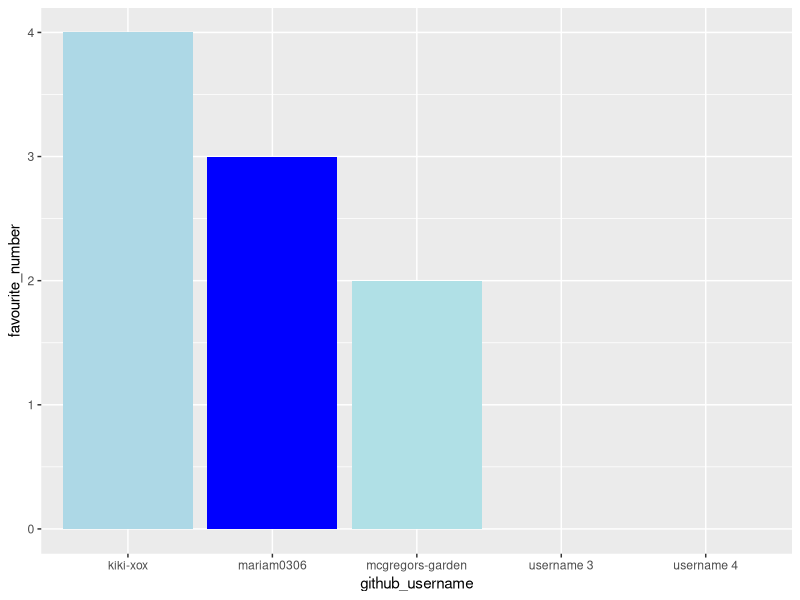
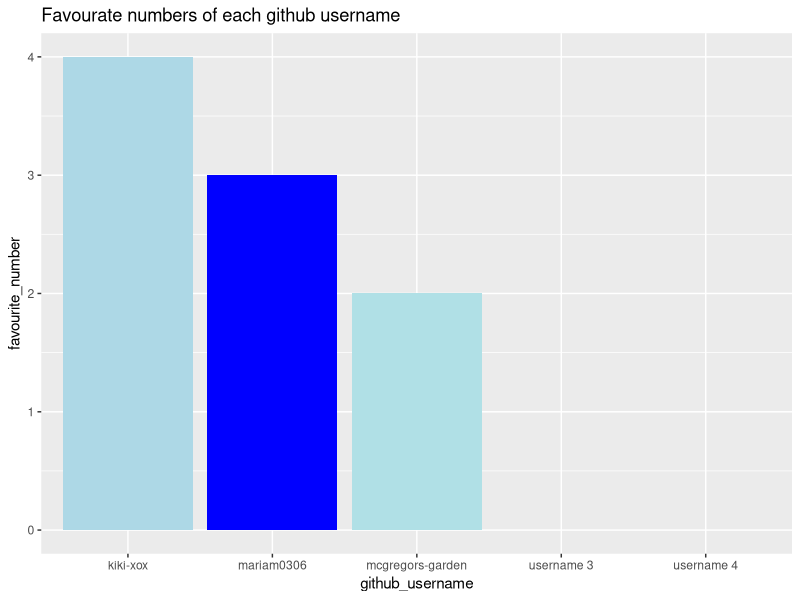
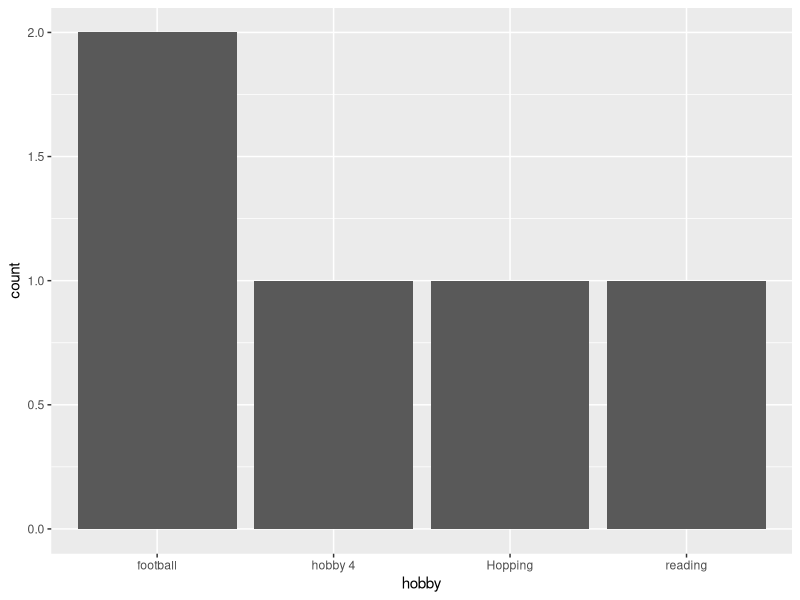

These charts were generated, in order, by the following R code:
## ---- chunk 1
library(tidyverse) 
## ---- chunk 2
team_data <- tibble(
  name = c("Peter Rabbit", "Mariam", "Kiki", 
           "member 3", "member 4"),
  github_username = c("mcgregors-garden", "mariam0306", "kiki-xox", 
                      "username 3", "username 4"), 
  colour = c("powderblue", "blue", "lightblue", 
             "colour 3", "colour 4"),
  hobby = c("Hopping", "reading", "football", 
            "football", "hobby 4"),
  favourite_number = c(2, 3, 4, NA, NA)
  )

team_data
## ---- chunk 3
p1 <- ggplot(data = team_data, 
             mapping = aes(x = github_username, 
                           y = favourite_number,
                           fill = colour), 
             ) +
   geom_col() +
   scale_fill_identity()
p1
## ---- chunk 4
p1 + labs(x = "github_username", 
          y = "favourite_number",
          title = "Favourate numbers of each github username")
## ---- chunk 5
p2 <- ggplot(team_data, aes(x = hobby)) +
  geom_bar()
p2
